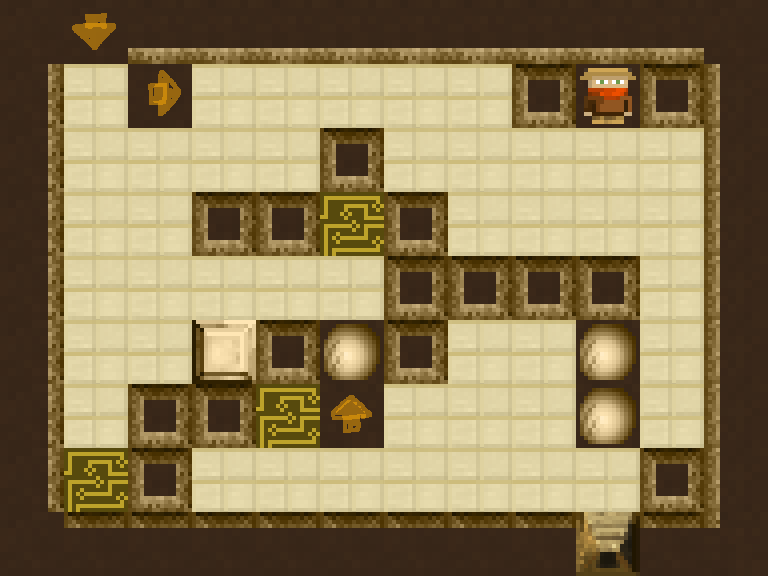

This game map was drawn from its Tiled (.tmx) file and the tilesets committed beside it. A one-line description and the trimmed map source follow:
An orthogonal 12x9 tile map with 64x64 px tiles, 2 tile layers (Layout, Objects).

<map version="1.0" orientation="orthogonal" renderorder="left-up" width="12" height="9" tilewidth="64" tileheight="64">
 <tileset firstgid="1" name="tiles" tilewidth="64" tileheight="64">
  <image source="tiles.png" trans="ff00ff" width="512" height="512" />
  <terraintypes>
   <terrain name="New Terrain" tile="-1" />
  </terraintypes>
  <tile id="0">
   <properties>
    <property name="collisionGroup" value="1" />
   </properties>
  </tile>
  <tile id="1">
   <properties>
    <property name="collisionGroup" value="1" />
   </properties>
  </tile>
  <tile id="2">
   <properties>
    <property name="collisionGroup" value="1" />
   </properties>
  </tile>
  <tile id="3">
   <properties>
    <property name="collisionGroup" value="1" />
   </properties>
  </tile>
  <tile id="4">
   <properties>
    <property name="collisionGroup" value="1" />
   </properties>
  </tile>
  <tile id="5">
   <properties>
    <property name="collisionGroup" value="1" />
   </properties>
  </tile>
  <tile id="6">
   <properties>
    <property name="collisionGroup" value="1" />
   </properties>
  </tile>
  <tile id="7">
   <properties>
    <property name="collisionGroup" value="1" />
   </properties>
  </tile>
  <tile id="8">
   <properties>
    <property name="collisionGroup" value="1" />
   </properties>
  </tile>
  <tile id="9">
   <properties>
    <property name="collisionGroup" value="1" />
   </properties>
  </tile>
  <tile id="10">
   <properties>
    <property name="collisionGroup" value="1" />
   </properties>
  </tile>
  <tile id="11">
   <properties>
    <property name="collisionGroup" value="1" />
   </properties>
  </tile>
  <tile id="12">
   <properties>
    <property name="collisionGroup" value="1" />
   </properties>
  </tile>
  <tile id="13">
   <properties>
    <property name="collisionGroup" value="1" />
   </properties>
  </tile>
  <tile id="14">
   <properties>
    <property name="collisionGroup" value="1" />
   </properties>
  </tile>
  <tile id="15">
   <properties>
    <property name="collisionGroup" value="1" />
   </properties>
  </tile>
  <tile id="16">
   <properties>
    <property name="collisionGroup" value="1" />
   </properties>
  </tile>
  <tile id="17">
   <properties>
    <property name="collisionGroup" value="1" />
   </properties>
  </tile>
  <tile id="18">
   <properties>
    <property name="collisionGroup" value="1" />
   </properties>
  </tile>
  <tile id="19">
   <properties>
    <property name="collisionGroup" value="1" />
   </properties>
  </tile>
  <tile id="20">
   <properties>
    <property name="collisionGroup" value="1" />
   </properties>
  </tile>
  <tile id="21">
   <properties>
    <property name="collisionGroup" value="1" />
   </properties>
  </tile>
  <tile id="22">
   <properties>
    <property name="collisionGroup" value="1" />
   </properties>
  </tile>
  <tile id="23">
   <properties>
    <property name="collisionGroup" value="1" />
   </properties>
  </tile>
  <tile id="24">
   <properties>
    <property name="collisionGroup" value="1" />
   </properties>
  </tile>
  <tile id="25">
   <properties>
    <property name="collisionGroup" value="1" />
   </properties>
  </tile>
  <tile id="26">
   <properties>
    <property name="collisionGroup" value="1" />
   </properties>
  </tile>
  <tile id="27">
   <properties>
    <property name="collisionGroup" value="1" />
   </properties>
  </tile>
  <tile id="28">
   <properties>
    <property name="collisionGroup" value="1" />
   </properties>
  </tile>
  <tile id="29">
   <properties>
    <property name="collisionGroup" value="1" />
   </properties>
  </tile>
  <tile id="30">
   <properties>
    <property name="collisionGroup" value="1" />
   </properties>
  </tile>
  <tile id="31">
   <properties>
    <property name="collisionGroup" value="1" />
   </properties>
  </tile>
  <tile id="32">
   <properties>
    <property name="collisionGroup" value="1" />
   </properties>
  </tile>
  <tile id="33">
   <properties>
    <property name="collisionGroup" value="1" />
   </properties>
  </tile>
  <tile id="34">
   <properties>
    <property name="collisionGroup" value="1" />
   </properties>
  </tile>
  <tile id="35">
   <properties>
    <property name="collisionGroup" value="1" />
   </properties>
  </tile>
  <tile id="36">
   <properties>
    <property name="collisionGroup" value="0" />
   </properties>
  </tile>
  <tile id="40">
   <properties>
    <property name="collisionGroup" value="1" />
   </properties>
  </tile>
  <tile id="41">
   <properties>
    <property name="collisionGroup" value="1" />
   </properties>
  </tile>
  <tile id="42">
   <properties>
    <property name="collisionGroup" value="1" />
   </properties>
  </tile>
  <tile id="43">
   <properties>
    <property name="collisionGroup" value="1" />
   </properties>
  </tile>
  <tile id="44">
   <properties>
    <property name="collisionGroup" value="2" />
    <property name="type" value="Exit" />
   </properties>
  </tile>
  <tile id="45">
   <properties>
    <property name="direction" value="L" />
    <property name="type" value="Bow" />
   </properties>
  </tile>
  <tile id="46">
   <properties>
    <property name="direction" value="R" />
    <property name="type" value="Bow" />
   </properties>
  </tile>
  <tile id="47">
   <properties>
    <property name="direction" value="U" />
    <property name="type" value="Bow" />
   </properties>
  </tile>
  <tile id="48">
   <properties>
    <property name="collisionGroup" value="1" />
   </properties>
  </tile>
  <tile id="49">
   <properties>
    <property name="collisionGroup" value="1" />
   </properties>
  </tile>
  <tile id="50">
   <properties>
    <property name="collisionGroup" value="1" />
   </properties>
  </tile>
  <tile id="51">
   <properties>
    <property name="collisionGroup" value="1" />
   </properties>
  </tile>
  <tile id="52">
   <properties>
    <property name="collisionGroup" value="2" />
    <property name="type" value="Exit" />
   </properties>
  </tile>
  <tile id="53">
   <properties>
    <property name="collisionGroup" value="2" />
    <property name="type" value="Exit" />
   </properties>
  </tile>
  <tile id="54">
   <properties>
    <property name="collisionGroup" value="2" />
    <property name="type" value="Exit" />
   </properties>
  </tile>
  <tile id="55">
   <properties>
    <property name="direction" value="B" />
    <property name="type" value="Bow" />
   </properties>
  </tile>
  <tile id="56">
   <properties>
    <property name="collisionGroup" value="1" />
   </properties>
  </tile>
  <tile id="57">
   <properties>
    <property name="collisionGroup" value="1" />
   </properties>
  </tile>
  <tile id="60">
   <properties>
    <property name="type" value="Hero" />
   </properties>
  </tile>
  <tile id="61">
   <properties>
    <property name="type" value="Rock" />
   </properties>
  </tile>
  <tile id="62">
   <properties>
    <property name="type" value="Block" />
   </properties>
  </tile>
  <tile id="63">
   <properties>
    <property name="type" value="Techcard" />
   </properties>
  </tile>
 </tileset>
 <layer name="Layout" width="12" height="9">
  <data>[108 cells, 108 non-empty, 9 distinct tile ids]</data>
 </layer>
 <layer name="Objects" width="12" height="9">
  <data>[108 cells, 12 non-empty, 8 distinct tile ids]</data>
 </layer>
</map>
